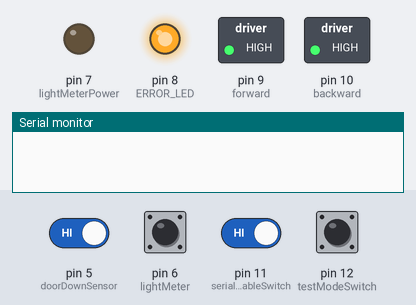
Bench run of a sketch on a simulated Arduino Uno, built with avr-gcc and run on an emulated ATmega328P. Parts: switched loads named in the sketch (green lamp = pin HIGH), output pins drawn as LEDs (lit = HIGH), the last lines printed to the serial monitor. The inputs (shaded band) are chosen by the test bench; at power-on: pin 5 (doorDownSensor), pin 6 (lightMeter), pin 11 (serialEnableSwitch), pin 12 (testModeSwitch) HIGH.

Above: at 0.3 s.
At 10.8 s:
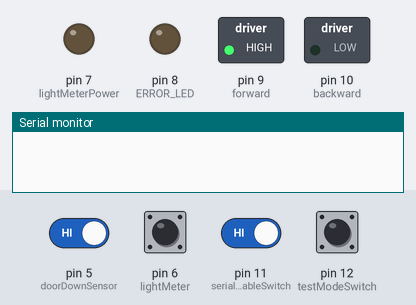
10.9 s: pin 5 (doorDownSensor) driven LOW and pin 11 (serialEnableSwitch) driven LOW
At 11.4 s:
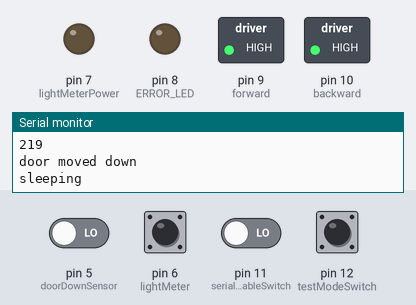
Timing chart, 0 to 13.9 s (numbered marks = the images above; inputs shaded):
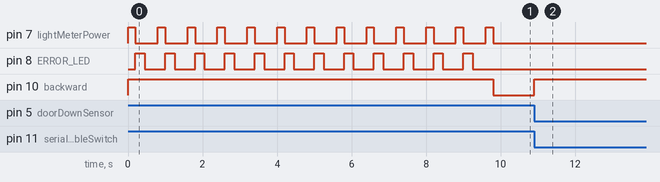

Measured:
- after the input at 10.9 s, pin 10 (backward): LOW → HIGH at once
- by itself, pin 7 (lightMeterPower): alternates HIGH for 0.20 s and LOW for 0.60 s

The sketch:

chookMotor2.ino
```cpp
#include <JeeLib.h>
#include <Arduino.h>
// // low power sleep library
ISR(WDT_vect)
{
  Sleepy::watchdogEvent();
}

// ----pin assignment----
const int testModeSwitch = 12;     //put the robot into test mode
const int serialEnableSwitch = 11; // talk on the serial bus
const int doorUpSensor = 4;        // switch goes low when door is up
const int doorDownSensor = 5;      // switch goes low when door down
const int lightMeter = 6;          // to LDR module
const int lightMeterPower = 7;     // to Vcc for light meter module, so we can power it up & down
const int ERROR_LED = 8;
const int forward = 9;   // to motor relay
const int backward = 10; // to motor relay

// ----more constants-----
const bool UP = true;
const bool DOWN = false;
const float doorTime = 12.0;      // how long to wait for the door to close (seconds)
const word loopDelay = 60;       // sleep time (seconds)
const int maxAttempts = 3;       // how many times to try and close/open door.
const int numSamples = 12;       // how many samples to take when deciding on day/night status
const float motorLatency = 5.0; // how many ms between checking the door sensors to see if door is fully open/closed while raising/lowering

#define DAYTIME numSamples
#define NIGHTIME 0

// ----global variables----
int sampleNum = 0;        // ring buffer index
int readings[numSamples]; // the array of light readings
bool isError = false;     // global error state
int attemptCount = 0;     // counts attempts to close the door on an error
// int waitAnHour = 60; // wait loop for errors

bool testMode()
{
  return digitalRead(testModeSwitch) == LOW;
}

bool serialEnabled()
{
  return digitalRead(serialEnableSwitch) == LOW;
}

void msg(String payload, bool serialIsEnabled)
{
  if (serialIsEnabled)
  {
    Serial.begin(9600);
    Serial.println(payload);
    Serial.end();
  }
}
void msg(int payload, bool serialIsEnabled)
{
  if (serialIsEnabled)
  {
    Serial.begin(9600);
    Serial.println((String)payload);
    Serial.end();
  }
}

void setup()
{

  pinMode(testModeSwitch, INPUT_PULLUP);
  pinMode(serialEnableSwitch, INPUT_PULLUP);
  msg(String("chookrobot 3.0"), serialEnabled());
  if (testMode())
  {
    msg("test mode", serialEnabled());
  }

  pinMode(forward, OUTPUT);
  pinMode(backward, OUTPUT);
  pinMode(doorUpSensor, INPUT_PULLUP);
  pinMode(doorDownSensor, INPUT_PULLUP);
  pinMode(lightMeter, INPUT);
  pinMode(lightMeterPower, OUTPUT);
  pinMode(ERROR_LED, OUTPUT);

  powerDownMotor();
  // fill up the sample array
  for (int i = 0; i < numSamples; i++)
  {
    getReading();
    if (readings[i])
    {
      flash(3, 50);
    }
    else
    {
      flash(1, 250);
    }
    if (testMode())
    {
      msg(readings[i], serialEnabled());
    }
    Sleepy::loseSomeTime(100);
  }
}

void loop()
{
  //check current conditions and set door accordingly

  if (testMode())
  {
    String result = "";
    flash(20, 50);
    //    msg("test mode\nraising door", serialEnabled());
    //    moveDoor(UP);
    if (isDoor(UP))
    {
      result += "door is  up ";
    }
    else
    {
      result += "door not up ";
    }

    //    delay(1000);
    //    msg("lowering door", serialEnabled());
    //    moveDoor(DOWN);
    if (isDoor(DOWN))
    {
      result += "door is  down ";
    }
    else
    {
      result += "door not down ";
    }
    //    msg("door down = " + result, serialEnabled());
    //    delay(1000);
    if (checkNightOrDay() == DAYTIME)
    {
      result += "daylight true  ";
    }
    else
    {
      result += "daylight false ";
    }
    //    msg("daylight = " + result, serialEnabled());
    //    delay(1000);
    if (checkNightOrDay() == NIGHTIME)
    {
      result += "night true ";
    }
    else
    {
      result += "night false ";
    }
    //    msg("night = " + result, serialEnabled());
    Sleepy::loseSomeTime(1000);
    if (isError)
    {
      result += "error true ";
    }
    else
    {
      result += "error false";
    }
    msg(result, serialEnabled());
  }
  else
  { // ---------------------------------------------normal operation
    getReading();
    int dayOrNight = checkNightOrDay();
    if (dayOrNight == DAYTIME)
    {
      msg("daylight", serialEnabled());
      // ------------- Day time ------------------
      if (isDoor(UP))
      {
        msg("door is up", serialEnabled());
        // door open, nothing to do
        powerDownMotor();
        attemptCount = 0;
        isError = false;
      }
      else
      {
        if (attemptCount <= maxAttempts)
        {
          // daytime but door is down, time to open up
          msg("moving door UP", serialEnabled());
          isError = moveDoor(UP);
          if (isError)
          {
            msg("error opening door", serialEnabled());
            attemptCount += 1;
            msg("attemptCount == " + String(attemptCount), serialEnabled());
          }
          else
          {
            msg("door moved up", serialEnabled());
            //succesfully opened door, reset the error count
            attemptCount = 0;
          }
        }
      }
      //--------------end of the daylight part of the cycle-------------
    }
    else if (dayOrNight == NIGHTIME)
    {
      // ------------- Night time ------------------
      if (isDoor(DOWN))
      {
        msg("door is down", serialEnabled());
        // nighttime, door closed, nothing to do
        powerDownMotor();
        isError = false;
        attemptCount = 0;
      }
      else
      {
        if (attemptCount <= maxAttempts)
        {
          // nighttime door is up, time to close down
          msg("moving door DOWN", serialEnabled());
          isError = moveDoor(DOWN);
          if (isError)
          {
            msg("error closing door", serialEnabled());
            attemptCount += 1;
            msg("attemptCount == " + String(attemptCount), serialEnabled());
          }
          else
          {
            msg("door moved down", serialEnabled());
            attemptCount = 0;
          }
        }
      }
      //-------------end of the nighttime part of the cycle-------------
    }
    else
    {
      // NB there will be some time during the day when neither checkNightTime or checkDaylight is true
      // here is where we handle that
      msg("niether night nor day", serialEnabled());
      powerDownMotor();
    }

    // feeble attention-getting device for errors
    if (isError)
    {
      msg("error.Help me someone", serialEnabled());
      flash(10, 50); //TODO put the LED where I can see it
    }
    // end of the main loop. Shut up and go to sleep for a while
    msg("sleeping", serialEnabled());
    Sleepy::loseSomeTime(loopDelay * 1000);
  }
}

void getReading()
{
  // record daylight conditions
  digitalWrite(lightMeterPower, HIGH);
  // LDR module needs some time to power up
  Sleepy::loseSomeTime(200);
  // the lightmeter module goes LOW when it's light
  readings[sampleNum] = (digitalRead(lightMeter) == LOW)? 1 : 0;
  // increment the index and roll it around if it's at the end
  sampleNum = (sampleNum + 1) % numSamples;
  // thelightmeterdrains power, so turn it off between readings
  digitalWrite(lightMeterPower, LOW);
}

void powerDownMotor()
{
  // turn off motor and relays
  digitalWrite(forward, HIGH); // high de-energises the relays
  digitalWrite(backward, HIGH);
  //turn off the indicator LED if it's on
  digitalWrite(ERROR_LED, LOW);
}

bool isDoor(bool UPDN)
{
  // returns true if door is fully up or down
  // Switch goes low when it's triggered
  bool swState;
  if (UPDN == UP)
  {
    swState = digitalRead(doorUpSensor) == LOW;
  }
  else
  {
    swState = digitalRead(doorDownSensor) == LOW;
  }
  if (swState)
  {
    // do this now, or it will have to wait until after the dalay in the outer loop
    powerDownMotor();
  }
  return swState;
}

bool serialEnable()
{
  return digitalRead(serialEnableSwitch) == LOW;
}

bool moveDoor(bool UPDN)
{
  //turn on the motor untill the door open sensor is triggered
  // or until it times out
  unsigned int i = 0;
  unsigned int maxDoorTime = doorTime * 1000 / motorLatency;
  // doorTime * 10 * 100ms pause = door time in seconds
  while ((!isDoor(UPDN)) && (i < maxDoorTime))
  {
    // il;jm;'lf it hasn't raised the door within the set time something's wrong
    i++;
    motor(UPDN);
    delay(motorLatency); // at most 0.1 seconds latency
  }
  powerDownMotor();

  msg(i, serialEnabled());
  return ((i >= maxDoorTime)); // has the door timed out?
}

void motor(bool UPDN)
{
  if (UPDN == UP)
  {
    digitalWrite(forward, LOW);
    digitalWrite(backward, HIGH);
    // turn on the LED
    digitalWrite(ERROR_LED, HIGH);
  }
  else
  {
    digitalWrite(forward, HIGH);
    digitalWrite(backward, LOW);
    //   digitalWrite(enable, HIGH);
  }
}

int checkNightOrDay(){
  int result= 0;
  for (int i = 0; i < numSamples; i++)
  {
    result += readings[i];
    msg(String("result = " + String(result)), serialEnabled());
  }
  return(result);
}

void flash(int num, int space)
{
  for (int f = 0; f < num; f++)
  {
    // flash the LED if error
    digitalWrite(ERROR_LED, HIGH);
    Sleepy::loseSomeTime(space);
    digitalWrite(ERROR_LED, LOW);
    Sleepy::loseSomeTime(space);
  }
}
```
